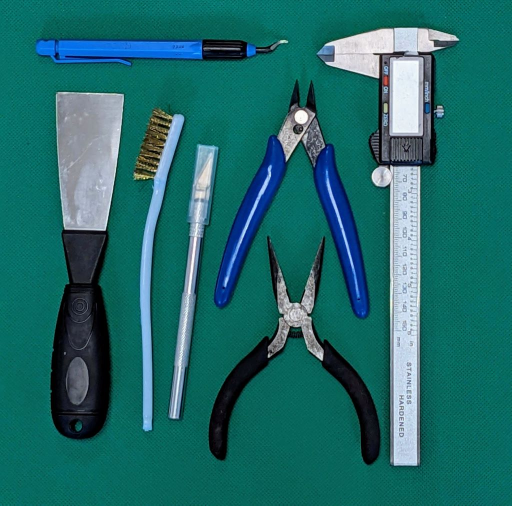
#> input picture data/source_images/PXL_20240326_134928380_2.jpg, 1024 x 1011 px, found by its file name (shown at 1/2 size)
$ python mask_to_outlineVector.py
#> lines starting #> are read from the running program, lines starting #| are printed output that depends on the picture; after the words box and inside, x2 and y2 are one past the last pixel; in counts of white or black regions, pixels touching at a corner belong together
import cv2
import numpy as np

def do_nothing(nothing):
    '''
    A function that does nothing
    required for cv2 trackbar
    '''
    pass

def write_svg_file(contour, scaling_factor, height, width):
    """
    Write an SVG file with the given contour, scaling factor, height, and width.
    Parameters:
    - contour: the contour to be written to the SVG file
    - scaling_factor: the factor by which to scale the width and height of the SVG
    - height: the height of the SVG in pixels
    - width: the width of the SVG in pixels
    """
    standard_DPI = 96 #px/inch
    inch_mm_ratio = 1
    standard_DPmm = standard_DPI / inch_mm_ratio
    formatted_scaled_width = str(int(width / scaling_factor))+'mm'
    formatted_scaled_height = str(int(height / scaling_factor))+'mm'
    # scaled_witdh = str(int(width / scaling_factor * standard_DPmm))
    # scaled_height = str(int(height / scaling_factor * standard_DPmm))


    f = open('outline.svg', 'w+')
    f.write('<svg width="'+formatted_scaled_width+'" height="'+formatted_scaled_height+'" viewBox="0 0 '+str(10*width)+' '+str(10*height)+'" xmlns="http://www.w3.org/2000/svg">')
    f.write('<polyline points="0,0 '+str(width)+',0 '+str(width)+','+str(height)+' 0,'+str(height)+'" stroke="black" fill="none"/>')
    f.write('<polygon points="')

    for i in range(len(reduced_contour)):
        #print(c[i][0])
        x, y = reduced_contour[i][0]
        print(x, y)
        f.write(str(x)+  ',' + str(y)+' ')

    f.write('" fill="black"/>')
    f.write('</svg>')
    f.close()

# predefine some colors
colors = [(0,255,0), (0,0,255), (255,0,0), (255,0,255), (0,255,255), (255,255,0), (255,255,255), (0,0,0), (128,128,128), (192,192,192)]  # Define different colors

# load orignal image
image = cv2.imread("data\source_images\PXL_20240326_134928380_2.jpg")
#> image is the input picture: shape (1011, 1024, 3); mean B, G, R 105, 105.9, 30.8

# load mask image
mask = cv2.imread(r'data\processed\output_image2.jpg')
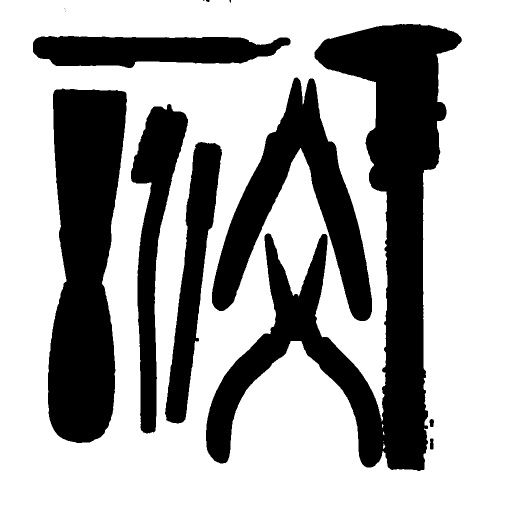
#> input picture data/processed/output_image2.jpg, 1024 x 1011 px, found by its file name (shown at 1/2 size)
#> mask is the input picture: shape (1011, 1024, 3); min 0, max 255, mean 167.8
mask_GRAY = cv2.cvtColor(mask, cv2.COLOR_BGR2GRAY)

# define gaussian blur value
gaussianBlurValue = 21
max_gaussianBlurValue = 100

# define epsilon value

epsilon_factor = 1
max_epsilon_factor = 1000
# epsilon factor 0.0001 .. 0.01

# define outline treshold value
outline_treshold = 127
max_outline_treshold = 255

# define default number of objects
number_of_objects = 1
max_number_of_objects = 20

# create sliders
cv2.namedWindow("Slider")
cv2.resizeWindow("Slider", 640, 480)
trackbar_name_objects = "Objects"
trackbar_name_treshold = "Treshold"
trackbar_name_blur = "Blur"
trackbar_name_detail = "Detail"

cv2.createTrackbar(trackbar_name_objects, "Slider", number_of_objects, max_number_of_objects, do_nothing)
cv2.createTrackbar(trackbar_name_treshold, "Slider", outline_treshold, max_outline_treshold, do_nothing)
cv2.createTrackbar(trackbar_name_blur, "Slider", gaussianBlurValue, max_gaussianBlurValue, do_nothing)
cv2.createTrackbar(trackbar_name_detail, "Slider", epsilon_factor, max_epsilon_factor, do_nothing)

# create mask with ROI HSV color range in a while loop to fine adjust HSV color range of background
while True:

    # get gaussian blur value
    gaussianBlurValue = cv2.getTrackbarPos(trackbar_name_blur, "Slider")
    if gaussianBlurValue % 2 == 0:
        gaussianBlurValue += 1

    # get outline treshold
    outline_treshold = cv2.getTrackbarPos(trackbar_name_treshold, "Slider")

    # get epsilon factor
    epsilon_factor = cv2.getTrackbarPos(trackbar_name_detail, "Slider")

    # get number of objects
    number_of_objects = cv2.getTrackbarPos(trackbar_name_objects, "Slider")
    print(number_of_objects)

    # apply gaussian blur to smooth the mask
    blurred_mask_GRAY = cv2.GaussianBlur(mask_GRAY, (gaussianBlurValue, gaussianBlurValue), 0)
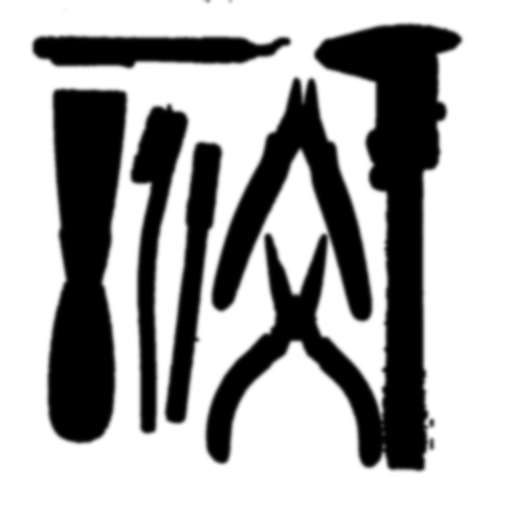
#> blurred_mask_GRAY: shape (1011, 1024) (shown at 1/2 size); min 0, max 255, mean 167.8
    blurred_mask = cv2.cvtColor(blurred_mask_GRAY, cv2.COLOR_GRAY2BGR)

    # apply threshold
    ret, thresh = cv2.threshold(blurred_mask_GRAY, outline_treshold, 255, 0)
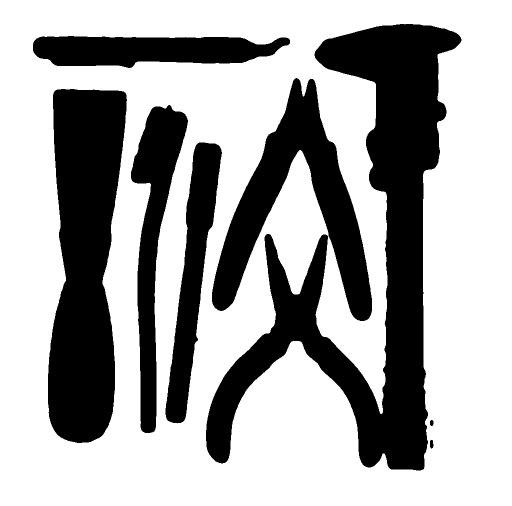
#> thresh: shape (1011, 1024) (shown at 1/2 size); 65.8% white; 8 black regions
#> ret = 127

    full_contour_image = image.copy()
    reduced_contour_image = image

    # find contours in the thresholded image and initialize the
    contours, hierarchy = cv2.findContours(thresh, cv2.RETR_TREE, cv2.CHAIN_APPROX_SIMPLE)
#> contours = 9 contours; largest, box (x1, y1, x2, y2) and area: (0, 0, 1024, 1011) 1033230, (411, 47, 924, 942) 142760, (95, 177, 255, 887) 83518, (423, 155, 745, 643) 51913, (261, 209, 377, 867) 30062

    # reduce number of contours
    longestContours = sorted(contours, key=cv2.contourArea, reverse=True)[1:number_of_objects+1]
#> longestContours = 1 contour; box (x1, y1, x2, y2) and area: (411, 47, 924, 942) 142760

    # reduce number of points in contours
    # https://stackoverflow.com/questions/66753026/opencv-smoother-contour
    reduced_contours = []
    for contour in longestContours:
        perimeter = cv2.arcLength(contour, True)
        epsilon = epsilon_factor/(100*max_epsilon_factor) * perimeter
        reduced_contour  = cv2.approxPolyDP(contour, epsilon, True)
        reduced_contours.append(reduced_contour)
#> this loop made 1 pass
#> (perimeter, epsilon) on pass 1: (4273.8, 0.0427)
#> after the loop, reduced_contours has the same summary as longestContours

    longestContours = reduced_contours

    # draw contours
    for i, contour in enumerate(longestContours):
        cv2.drawContours(full_contour_image, [contour], -1, colors[i], 2)
        cv2.drawContours(blurred_mask, [contour], -1, colors[i], 2)
        print("len of contour " + str(i) + ": " + str(len(contour)))

        # Draw the points of the contour
        for point in contour:
            # print(tuple(point[0]))
            cv2.circle(full_contour_image, tuple(point[0]), 1, (0, 0, 0), -1)
#> this loop made 1 pass
#| len of contour 0: 1441
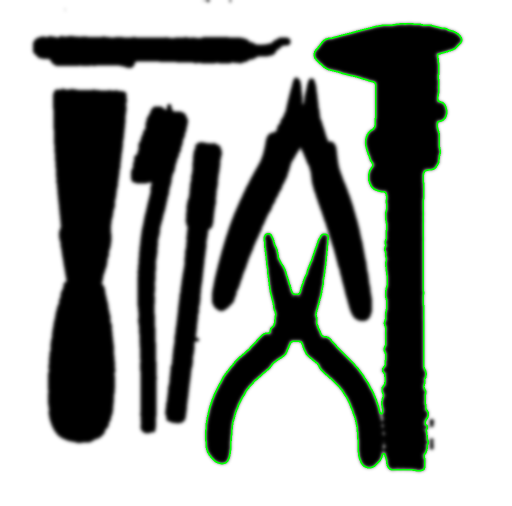
#> blurred_mask: shape (1011, 1024, 3) (shown at 1/2 size); mean B, G, R 165.9, 169.3, 165.9
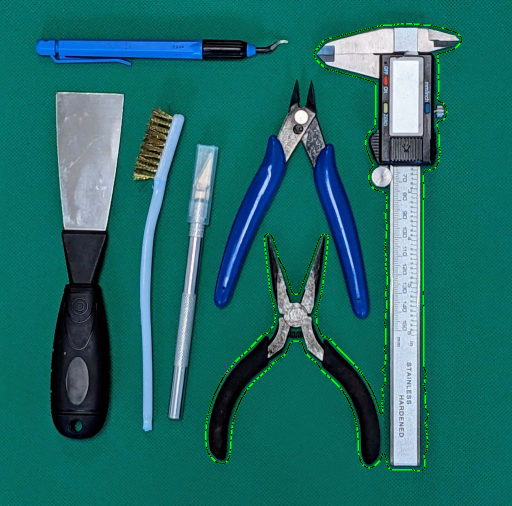
#> full_contour_image: shape (1011, 1024, 3) (shown at 1/2 size); 1.32% of pixels changed, all inside (x1, y1, x2, y2) = (410, 46, 925, 943)


    stacked_images = np.hstack([full_contour_image, blurred_mask])
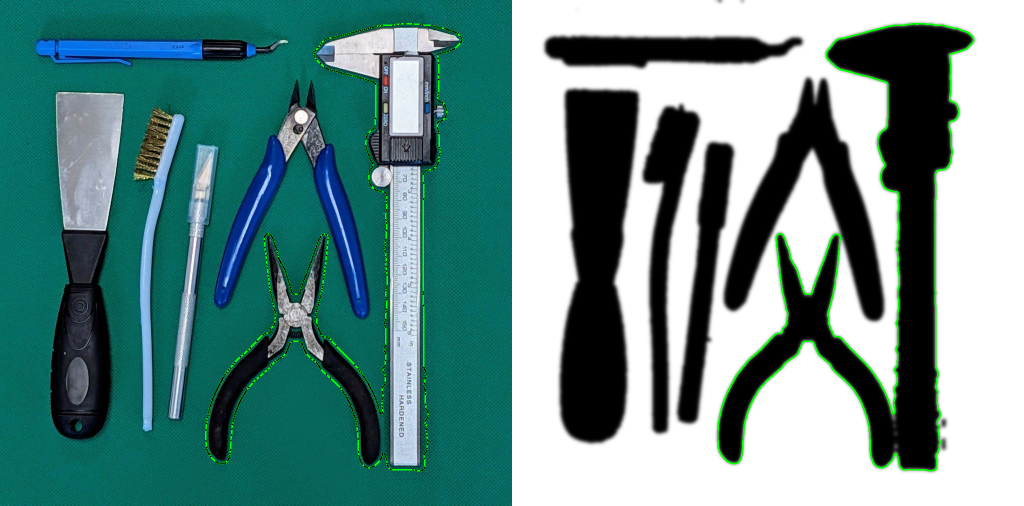
#> stacked_images: shape (1011, 2048, 3) (shown at 1/2 size); mean B, G, R 134.9, 138, 98.3

    cv2.imshow('Contours', stacked_images)

    if cv2.waitKey(1) & 0xFF == ord("q"):
#> (key q is pressed here)
        break

cv2.waitKey(0)
cv2.destroyAllWindows()
